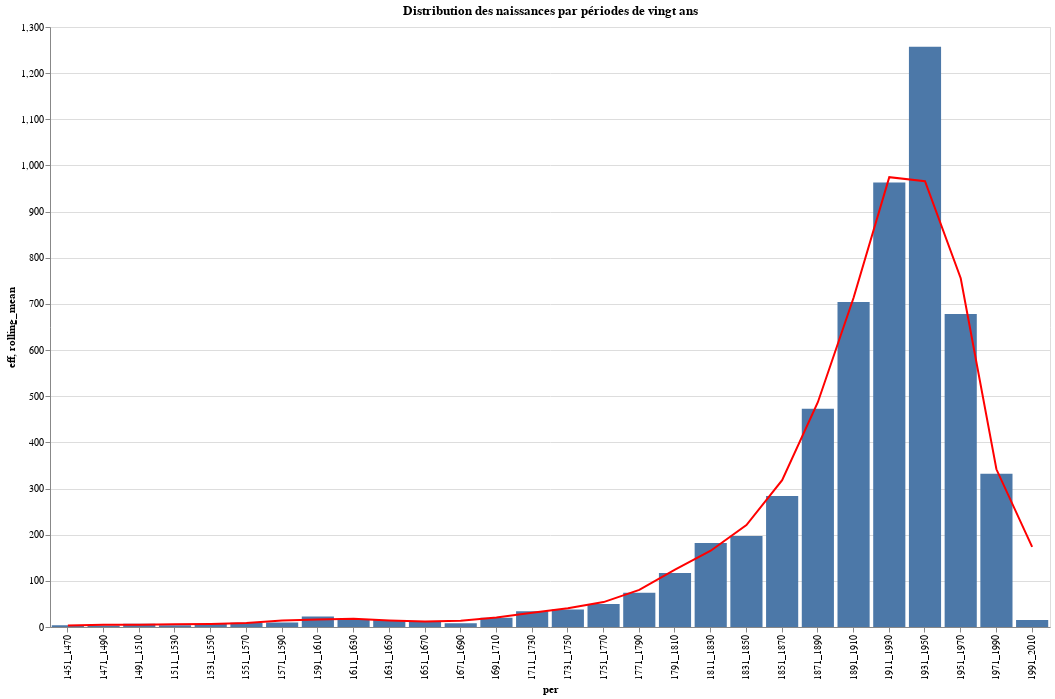

Source (notebook cell):
### Code cell
### Ajouter une moyenne glissante
# Documentation:
#     https://joelostblom.github.io/altair-docs/gallery/bar_with_rolling_mean.html

## https://altair-viz.github.io/user_guide/data.html
data_trsf = alt.Data(values=data)

bar = alt.Chart(data_trsf).mark_bar().encode(
    x='per:N',
    y='eff:Q',
    tooltip=('eff:Q', 'names:N')
   
)

line = alt.Chart(data_trsf).mark_line(color='red').transform_window(
    # The field to average
    rolling_mean='mean(eff)',
    # The number of values before and after the current value to include.
    frame=[-1, 1]
).encode(
    x='per:O',
    y='rolling_mean:Q'
)

(bar + line).properties(height= 600, width=1000,  title = 'Distribution des naissances par périodes de vingt ans')
